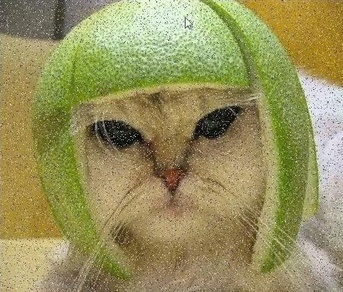
#> input picture cat.jpg, 343 x 292 px, shrunk from 527 x 448 before the run
$ python bai2_loc_nhieu.py
#> lines starting #> are read from the running program, lines starting #| are printed output that depends on the picture
"""Bài 2: tự xây dựng bộ lọc Median và Gaussian bằng NumPy."""

from pathlib import Path
import sys

import matplotlib

matplotlib.use("Agg")
import matplotlib.pyplot as plt
import numpy as np
from numpy.lib.stride_tricks import sliding_window_view
from PIL import Image


ROOT = Path(__file__).resolve().parent
PROJECT = ROOT.parent
OUTPUT = ROOT / "output_bai2"
CAT, HOUSE = PROJECT / "cat.jpg", PROJECT / "house.jpg"


def cac_cua_so(anh: np.ndarray, k: int) -> np.ndarray:
    """Tạo toàn bộ vùng lân cận k×k, dùng đệm phản xạ ở biên ảnh."""
    anh_dem = np.pad(anh, ((k // 2, k // 2), (k // 2, k // 2), (0, 0)), mode="reflect")
    return sliding_window_view(anh_dem, (k, k), axis=(0, 1))


def loc_median(anh: np.ndarray, k: int) -> np.ndarray:
    """Thay mỗi pixel bằng trung vị của cửa sổ k×k."""
    return np.median(cac_cua_so(anh, k), axis=(-2, -1)).astype(np.uint8)


def kernel_gaussian(k: int, sigma: float) -> np.ndarray:
    """G(x,y) = exp(-(x²+y²)/(2σ²)), sau đó chuẩn hóa tổng bằng 1."""
    toa_do = np.arange(-(k // 2), k // 2 + 1, dtype=float)
    x, y = np.meshgrid(toa_do, toa_do)
    kernel = np.exp(-(x * x + y * y) / (2 * sigma * sigma))
    return kernel / kernel.sum()


def loc_gaussian(anh: np.ndarray, k: int, sigma: float) -> np.ndarray:
    """Tích chập từng kênh màu với kernel Gaussian tự tạo."""
    ket_qua = np.einsum("abcij,ij->abc", cac_cua_so(anh, k), kernel_gaussian(k, sigma))
    return np.clip(np.rint(ket_qua), 0, 255).astype(np.uint8)


def ve_luoi(cac_anh, tieu_de, so_hang: int, ten_hinh: str, duong_dan: Path) -> None:
    """Vẽ và lưu một bảng ảnh so sánh."""
    so_cot = len(cac_anh) // so_hang
    fig, axes = plt.subplots(so_hang, so_cot, figsize=(5.5 * so_cot, 5 * so_hang))
    for ax, anh, ten in zip(np.asarray(axes).reshape(-1), cac_anh, tieu_de):
        ax.imshow(anh)
        ax.set_title(ten)
        ax.axis("off")
    fig.suptitle(ten_hinh, fontsize=17)
    fig.tight_layout()
    fig.savefig(duong_dan, dpi=150, bbox_inches="tight")
    plt.close(fig)


def main() -> None:
    if hasattr(sys.stdout, "reconfigure"):
        sys.stdout.reconfigure(encoding="utf-8")
    for duong_dan in (CAT, HOUSE):
        if not duong_dan.exists():
            raise FileNotFoundError(f"Không tìm thấy ảnh: {duong_dan}")
    OUTPUT.mkdir(parents=True, exist_ok=True)

    cat = np.asarray(Image.open(CAT).convert("RGB"), dtype=np.uint8)
#> cat is the input picture: shape (292, 343, 3); mean R, G, B 151.5, 145.2, 93.3
    house = np.asarray(Image.open(HOUSE).convert("RGB"), dtype=np.uint8)
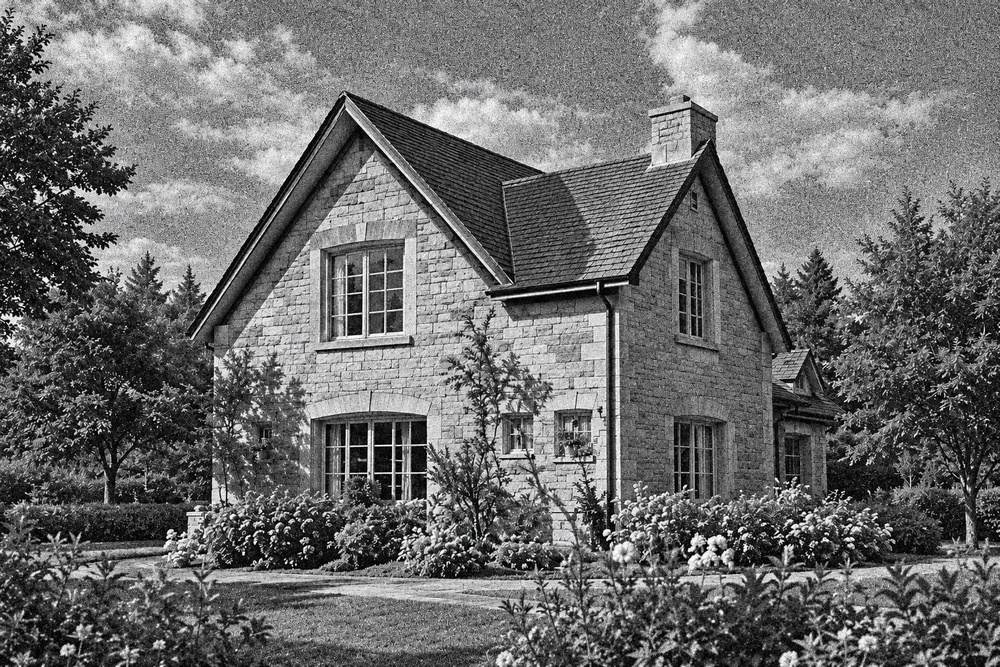
#> input picture house.jpg, 1000 x 667 px, shrunk from 1536 x 1024 before the run
#> house is the input picture: shape (667, 1000, 3); mean R, G, B 107.3, 107.3, 107.3
    median3, median5 = loc_median(cat, 3), loc_median(cat, 5)
#> in cac_cua_so, `anh_dem = np.pad(anh, ((k // 2, k // 2), (k // 2, k // 2), (0, 0)), mo..`:
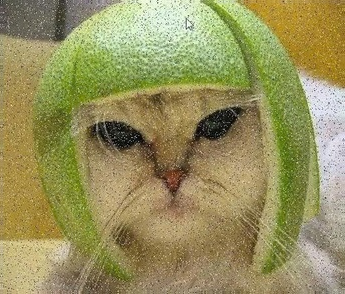
#> anh_dem: shape (294, 345, 3); mean R, G, B 151.6, 145.2, 93.5
#> in loc_median, `return np.median(cac_cua_so(anh, k), axis=(-2, -1)).astype(np.uint8)`:
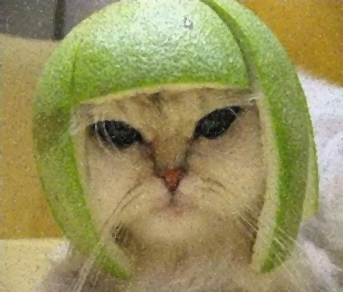
#> returned value: shape (292, 343, 3); mean of channels 0, 1, 2 151.6, 145.3, 93.4; drawn as R, G, B
#> call 2 of cac_cua_so, with k = 5
#> in cac_cua_so (call 2), `anh_dem = np.pad(anh, ((k // 2, k // 2), (k // 2, k // 2), (0, 0)), mo..`:
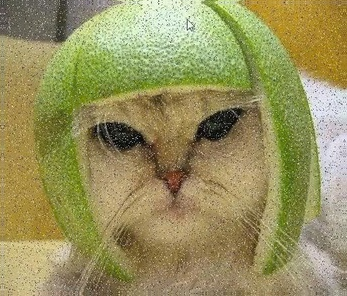
#> anh_dem: shape (296, 347, 3); mean R, G, B 151.7, 145.3, 93.7
    gauss3, gauss5 = loc_gaussian(house, 3, 1.0), loc_gaussian(house, 5, 1.4)
#> call 3 of cac_cua_so, with k = 3
#> in cac_cua_so (call 3), `anh_dem = np.pad(anh, ((k // 2, k // 2), (k // 2, k // 2), (0, 0)), mo..`:
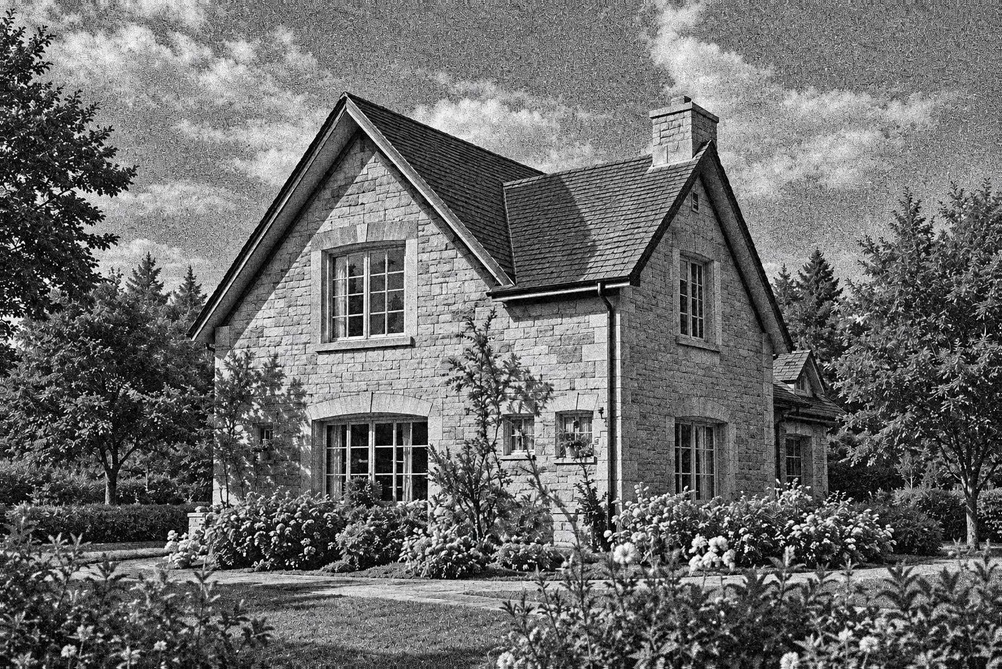
#> anh_dem: shape (669, 1002, 3); mean R, G, B 107.2, 107.2, 107.2
#> in kernel_gaussian, `toa_do = np.arange(-(k // 2), k // 2 + 1, dtype=float)`: toa_do = [-1, 0, 1]
#> call 2 of loc_gaussian, with k = 5, sigma = 1.4
#> call 4 of cac_cua_so, with k = 5
#> in cac_cua_so (call 4), `anh_dem = np.pad(anh, ((k // 2, k // 2), (k // 2, k // 2), (0, 0)), mo..`:
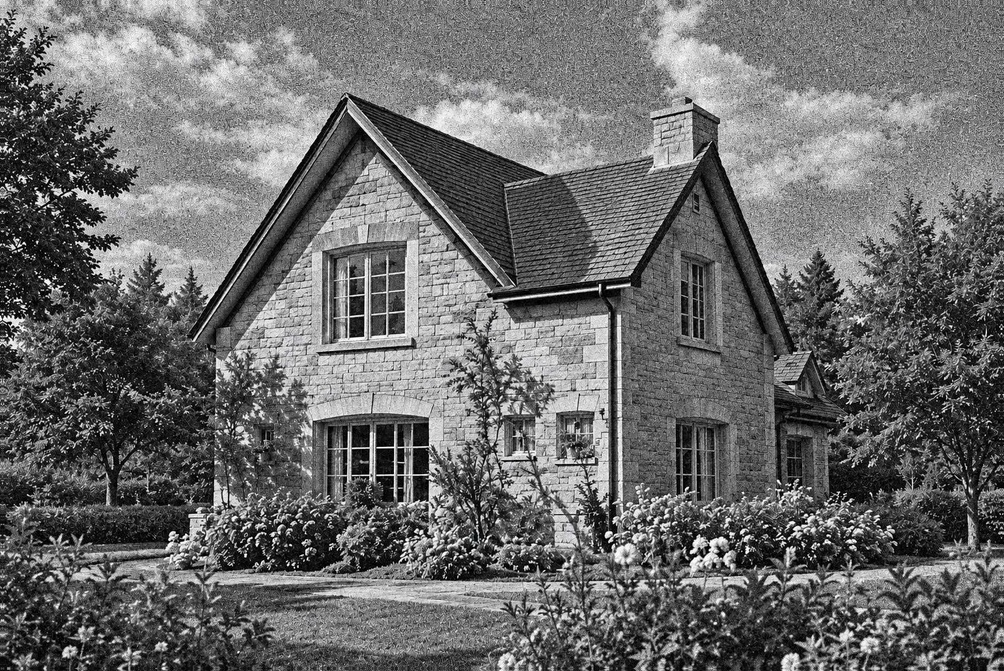
#> anh_dem: shape (671, 1004, 3); mean R, G, B 107.2, 107.2, 107.2
#> in loc_gaussian (call 2), `ket_qua = np.einsum("abcij,ij->abc", cac_cua_so(anh, k), kernel_gaussi..`:
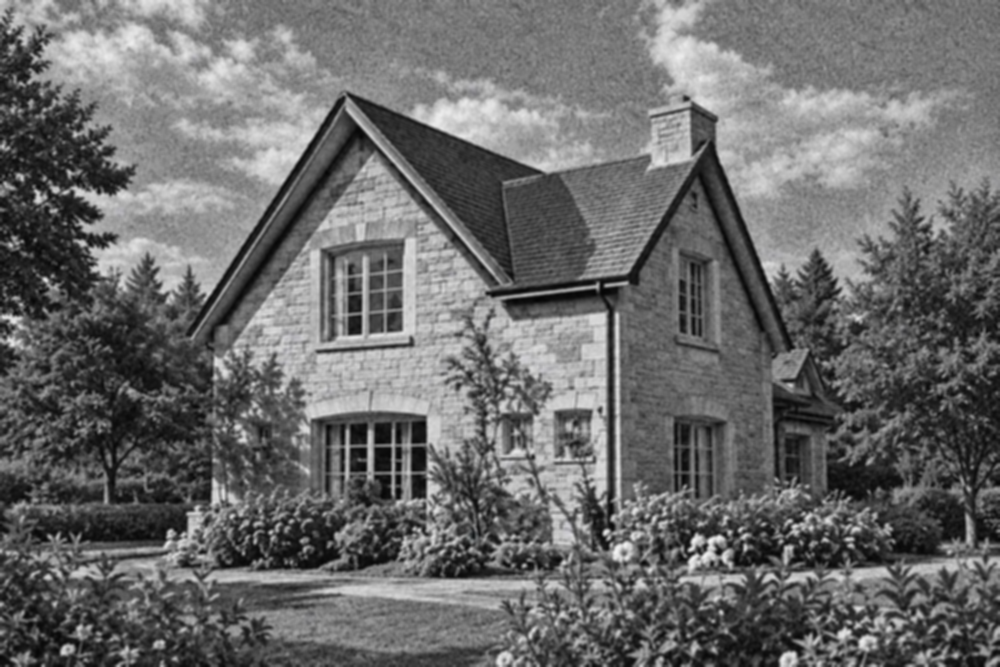
#> ket_qua: shape (667, 1000, 3) float64; mean R, G, B 107.3, 107.3, 107.3

    ket_qua = {
        "cat_median_3x3.png": median3,
        "cat_median_5x5.png": median5,
        "house_gaussian_3x3.png": gauss3,
        "house_gaussian_5x5.png": gauss5,
    }
    for ten, anh in ket_qua.items():
        Image.fromarray(anh).save(OUTPUT / ten)
#> this loop made 4 passes
#> ten on passes 1 to 4: 'cat_median_3x3.png', 'cat_median_5x5.png', 'house_gaussian_3x3.png', 'house_gaussian_5x5.png'

    ve_luoi((cat, median3, median5), ("Ảnh nhiễu", "Median 3×3", "Median 5×5"), 1,
            "Khử nhiễu muối–tiêu", OUTPUT / "so_sanh_median.png")
#> in ve_luoi, `so_cot = len(cac_anh) // so_hang`: so_cot = 3
#> the loop in ve_luoi, `for ax, anh, ten in zip(np.asarray(axes).reshape(-1), cac_anh, tieu_de):` made 3 passes
#> ten on passes 1 to 3: 'Ảnh nhiễu', 'Median 3×3', 'Median 5×5'
    ve_luoi((house, gauss3, gauss5), ("Ảnh nhiễu", "Gaussian 3×3", "Gaussian 5×5"), 1,
            "Khử nhiễu Gauss", OUTPUT / "so_sanh_gaussian.png")
#> the loop in ve_luoi (call 2), `for ax, anh, ten in zip(np.asarray(axes).reshape(-1), cac_anh, tieu_de):` made 3 passes
    ve_luoi((cat, median3, median5, house, gauss3, gauss5),
            ("Nhiễu muối–tiêu", "Median 3×3", "Median 5×5",
             "Nhiễu Gauss", "Gaussian 3×3", "Gaussian 5×5"), 2,
            "Bài 2 — Lọc Median và Gaussian", OUTPUT / "so_sanh_tong_hop.png")
    print(f"Đã lưu toàn bộ ảnh kết quả tại: {OUTPUT}")


if __name__ == "__main__":
    main()
